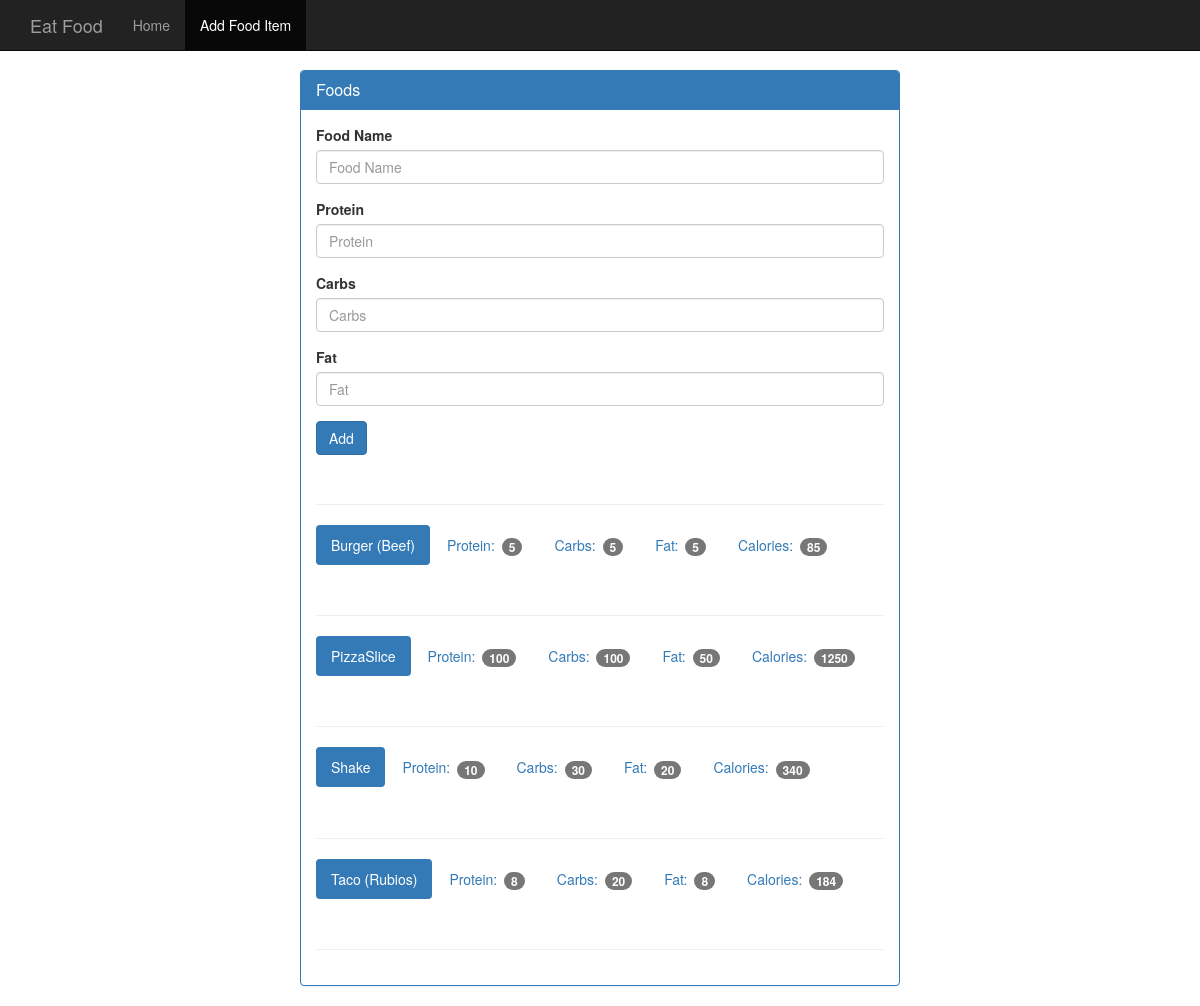
Before: /food with the older database file.
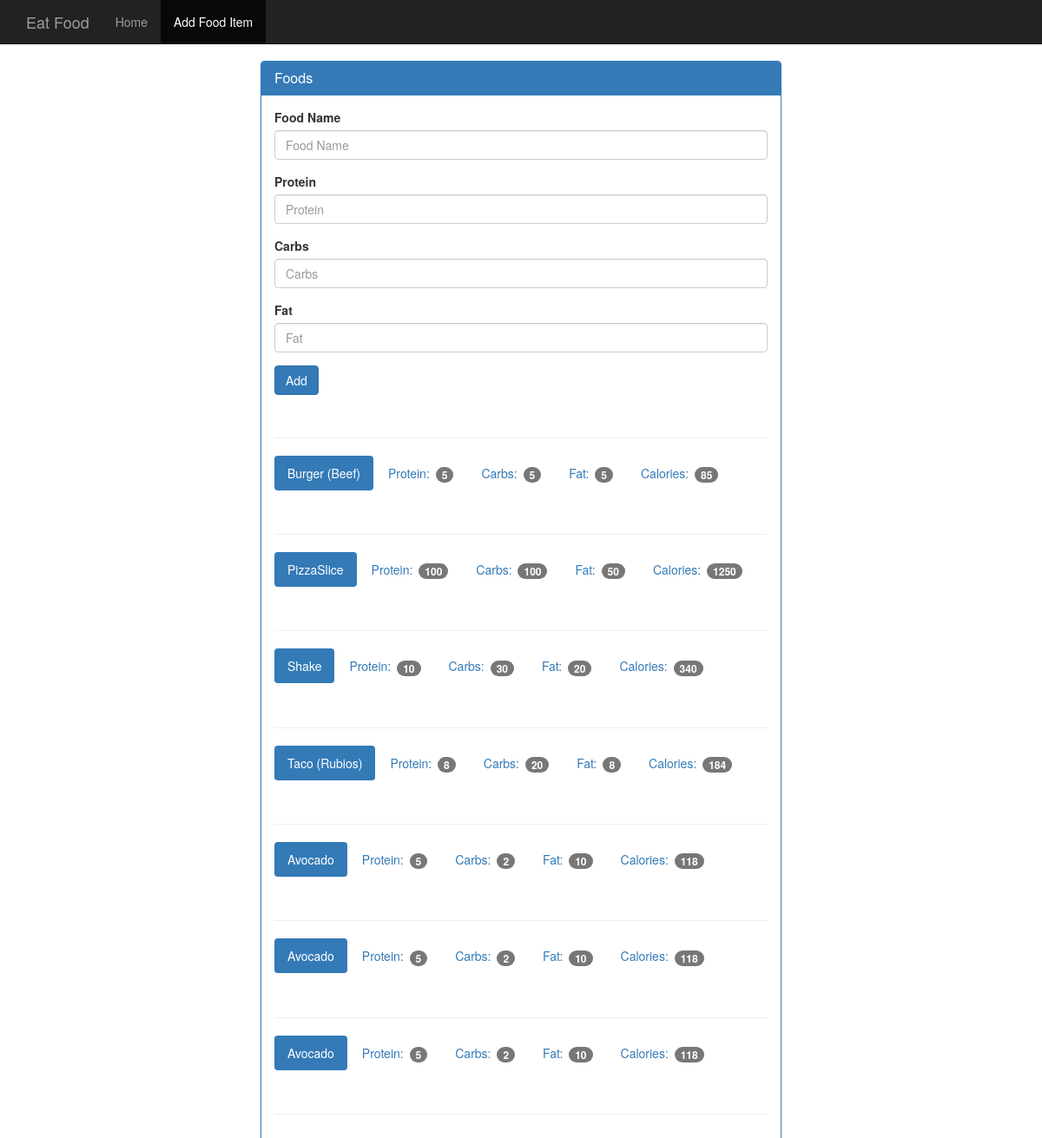
After: the same page with the newer database file.
### tables this page shows
CREATE TABLE food (
	id integer primary key autoincrement,
	name text not null,
	protein integer not null,
	carbs integer not null,
	fat integer not null,
	calories integer not null
);

### app.py (the view, shortened to what this page needs)
@app.route('/food', methods=['GET', 'POST'])
def food():
	db = get_db()   # initialize db
	cur = db.execute('select name, protein, carbs, fat, calories from food')
	results = cur.fetchall()
	return render_template('add_food.html', results=results)

### app.py (called while the page is built)
def connect_db():
	sql = sqlite3.connect('/home/vagrant/src/ALL_PROJ/Projects PPrinted/EatFood/food_log.db')
	sql.row_factory = sqlite3.Row # dictionaries instead of tuples (simpler)
	return sql

def get_db():
	if not hasattr(g, 'sqlite3_db'):
		g.sqlite_db = connect_db()
	return g.sqlite_db

### templates/add_food.html (shortened to what this page needs)
<!DOCTYPE html>
<html lang="en">
  <head>
    <link href="{{ url_for('static', filename='bootstrap.min.css') }}" rel="stylesheet">
    <link href="{{ url_for('static', filename='theme.css') }}" rel="stylesheet">
  </head>
  <body>
    <nav class="navbar navbar-inverse navbar-fixed-top">
      <div class="container">
        <div class="navbar-header">
          <a class="navbar-brand" href="#">Eat Food</a>
        </div>
        <div id="navbar" class="navbar-collapse collapse">
          <ul class="nav navbar-nav">
            <li><a href="#">Home</a></li>
            <li class="active"><a href="#">Add Food Item</a></li>
          </ul>
        </div>
      </div>
    </nav>
    <div class="container theme-showcase col-sm-6 col-sm-offset-3" role="main">
      <div class="row">
        <div>
          <div class="panel panel-primary">
            <div class="panel-heading">
              <h3 class="panel-title">Foods</h3>
            </div>
            <div class="panel-body">
              <form method="POST" action="{{ url_for('food') }}">
                <div class="form-group">
                  <label for="food-name">Food Name</label>
                  <input type="text" class="form-control" id="food-name" name="food-name" placeholder="Food Name">
                </div>
                <div class="form-group">
                  <label for="protein">Protein</label>
                  <input type="number" class="form-control" id="protein" name="protein" placeholder="Protein">
                </div>
                <div class="form-group">
                  <label for="carbohydrates">Carbs</label>
                  <input type="number" class="form-control" id="carbohydrates" name="carbs" placeholder="Carbs">
                </div>
                <div class="form-group">
                  <label for="fat">Fat</label>
                  <input type="number" class="form-control" id="fat" name="fat" placeholder="Fat">
                </div>
                <button type="submit" class="btn btn-primary">Add</button>
              </form>
              <div class="page-header"></div>
              {% for food in results %}
              <ul class="nav nav-pills" role="tablist">
                <li class="active"><a>{{ food.name }}</a></li>
                <li><a>Protein: <span class="badge">{{ food.protein }}</span></a></li>
                <li><a>Carbs: <span class="badge">{{ food.carbs }}</span></a></li>
                <li><a>Fat: <span class="badge">{{ food.fat }}</span></a></li>
                <li><a>Calories: <span class="badge">{{ food.calories }}</span></a></li>
              </ul>
               <div class="page-header"></div>
              {% endfor %}
            </div>
          </div>
        </div>
      </div>
    </div>
  </body>
</html>

### static/theme.css (style rules this page uses)
body { padding-top: 70px; padding-bottom: 30px; }

Changed rows visible on the page:
added food: name "Avocado", protein "5", carbs "2", fat "10", calories "118"
added food: name "Avocado", protein "5", carbs "2", fat "10", calories "118"
added food: name "Avocado", protein "5", carbs "2", fat "10", calories "118"
